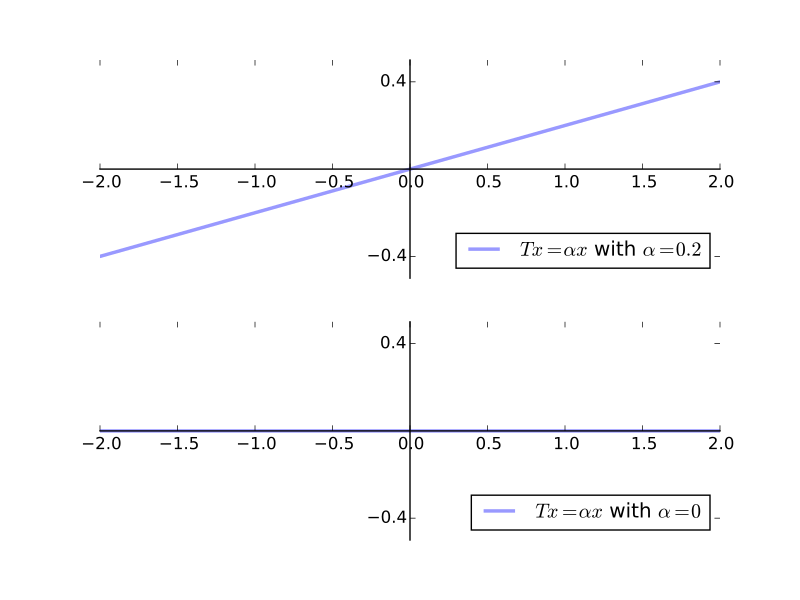

The Python source for this figure:
import matplotlib.pyplot as plt
import numpy as np

fig, axes = plt.subplots(2, 1)

def customize(ax):
    "Custom subplots with axes throught the origin"

    # Set the axes through the origin
    for spine in ['left', 'bottom']:
        ax.spines[spine].set_position('zero')
    for spine in ['right', 'top']:
        ax.spines[spine].set_color('none')
    
    return ax


x = np.linspace(-2, 2, 2)

for i, alpha in enumerate((0.2, 0)):
    ax = customize(axes[i])
    ax.set_ylim(-0.5, 0.5)
    ax.set_yticks((-0.4, 0.4))
    y = alpha * x
    label_string = r'$Tx = \alpha x$ with $\alpha = {}$'.format(alpha)
    ax.plot(x, y, '-', linewidth=2.5, label=label_string, alpha=0.4)
    ax.legend(loc='lower right')

plt.show()
